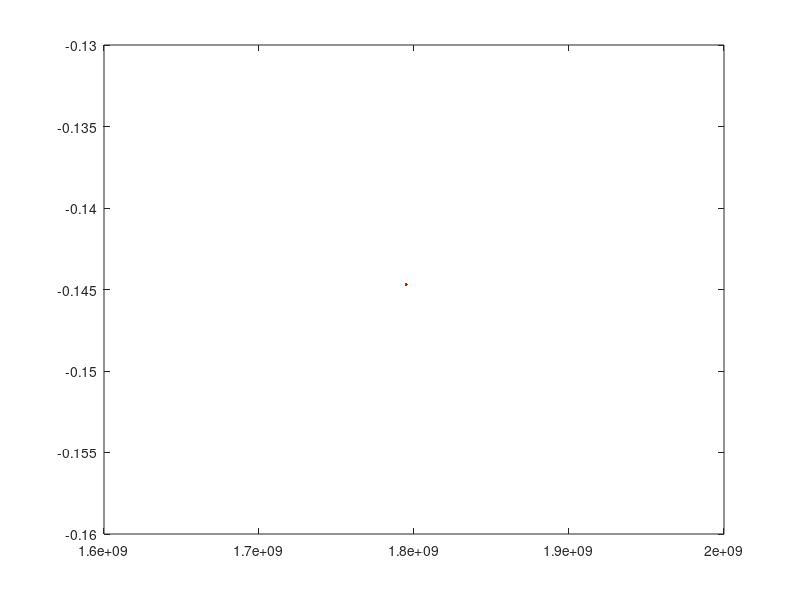

Recreate this plot in MATLAB. (Note: this script raises an error after producing the figure.)
global Ts tstop

xref = sin(0.3*2*pi*time);

set(gcf, 'DefaultLineLineWidth',1.5)
set(gca, 'FontSize',24,'FontWeight','bold')
plot(time, xref, 'r');
hold on
plot(time, x1, 'b');
xlabel('Time');
ylabel('Value');
title('Reference input and State x1');
legend('Reference', 'State x1');
grid on

figure;
set(gcf, 'DefaultLineLineWidth',1.5)
set(gca, 'FontSize',24,'FontWeight','bold')
plot(0:Ts:tstop, control, 'b');
xlabel('Time');
ylabel('Value');
title('Control Input');
grid on

figure;
set(gcf, 'DefaultLineLineWidth',1.5)
set(gca, 'FontSize',24,'FontWeight','bold')
plot(time, (xref - x1), 'r');
xlabel('Time');
ylabel('Value');
title('Tracking Error for x1');
grid on

% figure;
% D = (a1 - a1_n)*x1 + (a2 - a2_n)*x2 + (b - b_n)*control + Dis;
% stem(time, D, 'r', 'filled');
% xlabel('Time');
% ylabel('Values');
% title('Lumped Disturbance');
% grid on